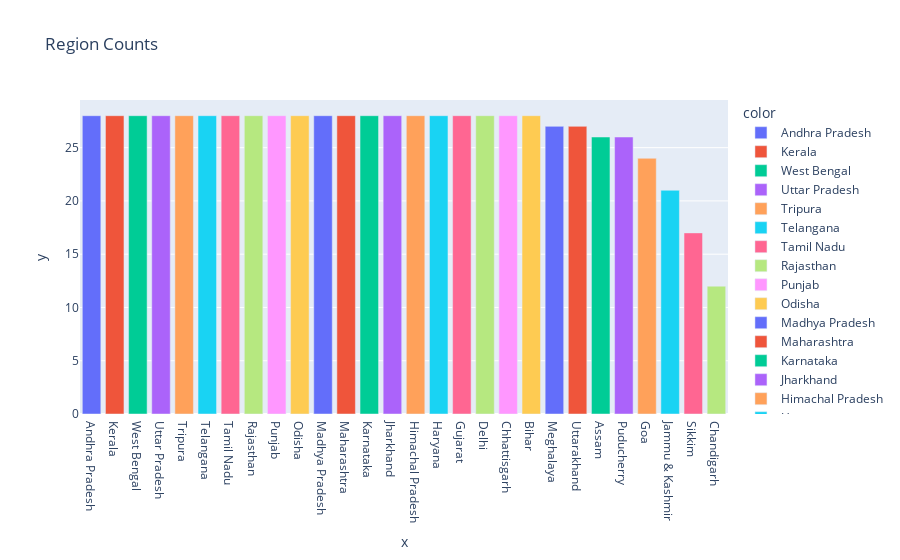

Notebook code for this chart:
### Code cell
px.bar(df,x=df['Region'].value_counts().keys(),y=df['Region'].value_counts(),color=df['Region'].value_counts().keys(),
       title='Region Counts')

### Figure 1 — Plotly figure (JSON) as saved in the notebook; plotly's stock layout.template omitted (floating-point values rounded to 4 significant figures)
{"data": [{"alignmentgroup": "True", "hovertemplate": "color=Andhra Pradesh<br>x=%{x}<br>y=%{y}<extra></extra>", "legendgroup": "Andhra Pradesh", "marker": {"color": "#636efa", "pattern": {"shape": ""}}, "name": "Andhra Pradesh", "offsetgroup": "Andhra Pradesh", "orientation": "v", "showlegend": true, "textposition": "auto", "type": "bar", "x": ["Andhra Pradesh"], "xaxis": "x", "y": [28], "yaxis": "y"}, {"alignmentgroup": "True", "hovertemplate": "color=Kerala<br>x=%{x}<br>y=%{y}<extra></extra>", "legendgroup": "Kerala", "marker": {"color": "#EF553B", "pattern": {"shape": ""}}, "name": "Kerala", "offsetgroup": "Kerala", "orientation": "v", "showlegend": true, "textposition": "auto", "type": "bar", "x": ["Kerala"], "xaxis": "x", "y": [28], "yaxis": "y"}, {"alignmentgroup": "True", "hovertemplate": "color=West Bengal<br>x=%{x}<br>y=%{y}<extra></extra>", "legendgroup": "West Bengal", "marker": {"color": "#00cc96", "pattern": {"shape": ""}}, "name": "West Bengal", "offsetgroup": "West Bengal", "orientation": "v", "showlegend": true, "textposition": "auto", "type": "bar", "x": ["West Bengal"], "xaxis": "x", "y": [28], "yaxis": "y"}, {"alignmentgroup": "True", "hovertemplate": "color=Uttar Pradesh<br>x=%{x}<br>y=%{y}<extra></extra>", "legendgroup": "Uttar Pradesh", "marker": {"color": "#ab63fa", "pattern": {"shape": ""}}, "name": "Uttar Pradesh", "offsetgroup": "Uttar Pradesh", "orientation": "v", "showlegend": true, "textposition": "auto", "type": "bar", "x": ["Uttar Pradesh"], "xaxis": "x", "y": [28], "yaxis": "y"}, {"alignmentgroup": "True", "hovertemplate": "color=Tripura<br>x=%{x}<br>y=%{y}<extra></extra>", "legendgroup": "Tripura", "marker": {"color": "#FFA15A", "pattern": {"shape": ""}}, "name": "Tripura", "offsetgroup": "Tripura", "orientation": "v", "showlegend": true, "textposition": "auto", "type": "bar", "x": ["Tripura"], "xaxis": "x", "y": [28], "yaxis": "y"}, {"alignmentgroup": "True", "hovertemplate": "color=Telangana<br>x=%{x}<br>y=%{y}<extra></extra>", "legendgroup": "Telangana", "marker": {"color": "#19d3f3", "pattern": {"shape": ""}}, "name": "Telangana", "offsetgroup": "Telangana", "orientation": "v", "showlegend": true, "textposition": "auto", "type": "bar", "x": ["Telangana"], "xaxis": "x", "y": [28], "yaxis": "y"}, {"alignmentgroup": "True", "hovertemplate": "color=Tamil Nadu<br>x=%{x}<br>y=%{y}<extra></extra>", "legendgroup": "Tamil Nadu", "marker": {"color": "#FF6692", "pattern": {"shape": ""}}, "name": "Tamil Nadu", "offsetgroup": "Tamil Nadu", "orientation": "v", "showlegend": true, "textposition": "auto", "type": "bar", "x": ["Tamil Nadu"], "xaxis": "x", "y": [28], "yaxis": "y"}, {"alignmentgroup": "True", "hovertemplate": "color=Rajasthan<br>x=%{x}<br>y=%{y}<extra></extra>", "legendgroup": "Rajasthan", "marker": {"color": "#B6E880", "pattern": {"shape": ""}}, "name": "Rajasthan", "offsetgroup": "Rajasthan", "orientation": "v", "showlegend": true, "textposition": "auto", "type": "bar", "x": ["Rajasthan"], "xaxis": "x", "y": [28], "yaxis": "y"}, {"alignmentgroup": "True", "hovertemplate": "color=Punjab<br>x=%{x}<br>y=%{y}<extra></extra>", "legendgroup": "Punjab", "marker": {"color": "#FF97FF", "pattern": {"shape": ""}}, "name": "Punjab", "offsetgroup": "Punjab", "orientation": "v", "showlegend": true, "textposition": "auto", "type": "bar", "x": ["Punjab"], "xaxis": "x", "y": [28], "yaxis": "y"}, {"alignmentgroup": "True", "hovertemplate": "color=Odisha<br>x=%{x}<br>y=%{y}<extra></extra>", "legendgroup": "Odisha", "marker": {"color": "#FECB52", "pattern": {"shape": ""}}, "name": "Odisha", "offsetgroup": "Odisha", "orientation": "v", "showlegend": true, "textposition": "auto", "type": "bar", "x": ["Odisha"], "xaxis": "x", "y": [28], "yaxis": "y"}, {"alignmentgroup": "True", "hovertemplate": "color=Madhya Pradesh<br>x=%{x}<br>y=%{y}<extra></extra>", "legendgroup": "Madhya Pradesh", "marker": {"color": "#636efa", "pattern": {"shape": ""}}, "name": "Madhya Pradesh", "offsetgroup": "Madhya Pradesh", "orientation": "v", "showlegend": true, "textposition": "auto", "type": "bar", "x": ["Madhya Pradesh"], "xaxis": "x", "y": [28], "yaxis": "y"}, {"alignmentgroup": "True", "hovertemplate": "color=Maharashtra<br>x=%{x}<br>y=%{y}<extra></extra>", "legendgroup": "Maharashtra", "marker": {"color": "#EF553B", "pattern": {"shape": ""}}, "name": "Maharashtra", "offsetgroup": "Maharashtra", "orientation": "v", "showlegend": true, "textposition": "auto", "type": "bar", "x": ["Maharashtra"], "xaxis": "x", "y": [28], "yaxis": "y"}, {"alignmentgroup": "True", "hovertemplate": "color=Karnataka<br>x=%{x}<br>y=%{y}<extra></extra>", "legendgroup": "Karnataka", "marker": {"color": "#00cc96", "pattern": {"shape": ""}}, "name": "Karnataka", "offsetgroup": "Karnataka", "orientation": "v", "showlegend": true, "textposition": "auto", "type": "bar", "x": ["Karnataka"], "xaxis": "x", "y": [28], "yaxis": "y"}, {"alignmentgroup": "True", "hovertemplate": "color=Jharkhand<br>x=%{x}<br>y=%{y}<extra></extra>", "legendgroup": "Jharkhand", "marker": {"color": "#ab63fa", "pattern": {"shape": ""}}, "name": "Jharkhand", "offsetgroup": "Jharkhand", "orientation": "v", "showlegend": true, "textposition": "auto", "type": "bar", "x": ["Jharkhand"], "xaxis": "x", "y": [28], "yaxis": "y"}, {"alignmentgroup": "True", "hovertemplate": "color=Himachal Pradesh<br>x=%{x}<br>y=%{y}<extra></extra>", "legendgroup": "Himachal Pradesh", "marker": {"color": "#FFA15A", "pattern": {"shape": ""}}, "name": "Himachal Pradesh", "offsetgroup": "Himachal Pradesh", "orientation": "v", "showlegend": true, "textposition": "auto", "type": "bar", "x": ["Himachal Pradesh"], "xaxis": "x", "y": [28], "yaxis": "y"}, {"alignmentgroup": "True", "hovertemplate": "color=Haryana<br>x=%{x}<br>y=%{y}<extra></extra>", "legendgroup": "Haryana", "marker": {"color": "#19d3f3", "pattern": {"shape": ""}}, "name": "Haryana", "offsetgroup": "Haryana", "orientation": "v", "showlegend": true, "textposition": "auto", "type": "bar", "x": ["Haryana"], "xaxis": "x", "y": [28], "yaxis": "y"}, {"alignmentgroup": "True", "hovertemplate": "color=Gujarat<br>x=%{x}<br>y=%{y}<extra></extra>", "legendgroup": "Gujarat", "marker": {"color": "#FF6692", "pattern": {"shape": ""}}, "name": "Gujarat", "offsetgroup": "Gujarat", "orientation": "v", "showlegend": true, "textposition": "auto", "type": "bar", "x": ["Gujarat"], "xaxis": "x", "y": [28], "yaxis": "y"}, {"alignmentgroup": "True", "hovertemplate": "color=Delhi<br>x=%{x}<br>y=%{y}<extra></extra>", "legendgroup": "Delhi", "marker": {"color": "#B6E880", "pattern": {"shape": ""}}, "name": "Delhi", "offsetgroup": "Delhi", "orientation": "v", "showlegend": true, "textposition": "auto", "type": "bar", "x": ["Delhi"], "xaxis": "x", "y": [28], "yaxis": "y"}, {"alignmentgroup": "True", "hovertemplate": "color=Chhattisgarh<br>x=%{x}<br>y=%{y}<extra></extra>", "legendgroup": "Chhattisgarh", "marker": {"color": "#FF97FF", "pattern": {"shape": ""}}, "name": "Chhattisgarh", "offsetgroup": "Chhattisgarh", "orientation": "v", "showlegend": true, "textposition": "auto", "type": "bar", "x": ["Chhattisgarh"], "xaxis": "x", "y": [28], "yaxis": "y"}, {"alignmentgroup": "True", "hovertemplate": "color=Bihar<br>x=%{x}<br>y=%{y}<extra></extra>", "legendgroup": "Bihar", "marker": {"color": "#FECB52", "pattern": {"shape": ""}}, "name": "Bihar", "offsetgroup": "Bihar", "orientation": "v", "showlegend": true, "textposition": "auto", "type": "bar", "x": ["Bihar"], "xaxis": "x", "y": [28], "yaxis": "y"}, {"alignmentgroup": "True", "hovertemplate": "color=Meghalaya<br>x=%{x}<br>y=%{y}<extra></extra>", "legendgroup": "Meghalaya", "marker": {"color": "#636efa", "pattern": {"shape": ""}}, "name": "Meghalaya", "offsetgroup": "Meghalaya", "orientation": "v", "showlegend": true, "textposition": "auto", "type": "bar", "x": ["Meghalaya"], "xaxis": "x", "y": [27], "yaxis": "y"}, {"alignmentgroup": "True", "hovertemplate": "color=Uttarakhand<br>x=%{x}<br>y=%{y}<extra></extra>", "legendgroup": "Uttarakhand", "marker": {"color": "#EF553B", "pattern": {"shape": ""}}, "name": "Uttarakhand", "offsetgroup": "Uttarakhand", "orientation": "v", "showlegend": true, "textposition": "auto", "type": "bar", "x": ["Uttarakhand"], "xaxis": "x", "y": [27], "yaxis": "y"}, {"alignmentgroup": "True", "hovertemplate": "color=Assam<br>x=%{x}<br>y=%{y}<extra></extra>", "legendgroup": "Assam", "marker": {"color": "#00cc96", "pattern": {"shape": ""}}, "name": "Assam", "offsetgroup": "Assam", "orientation": "v", "showlegend": true, "textposition": "auto", "type": "bar", "x": ["Assam"], "xaxis": "x", "y": [26], "yaxis": "y"}, {"alignmentgroup": "True", "hovertemplate": "color=Puducherry<br>x=%{x}<br>y=%{y}<extra></extra>", "legendgroup": "Puducherry", "marker": {"color": "#ab63fa", "pattern": {"shape": ""}}, "name": "Puducherry", "offsetgroup": "Puducherry", "orientation": "v", "showlegend": true, "textposition": "auto", "type": "bar", "x": ["Puducherry"], "xaxis": "x", "y": [26], "yaxis": "y"}, {"alignmentgroup": "True", "hovertemplate": "color=Goa<br>x=%{x}<br>y=%{y}<extra></extra>", "legendgroup": "Goa", "marker": {"color": "#FFA15A", "pattern": {"shape": ""}}, "name": "Goa", "offsetgroup": "Goa", "orientation": "v", "showlegend": true, "textposition": "auto", "type": "bar", "x": ["Goa"], "xaxis": "x", "y": [24], "yaxis": "y"}, {"alignmentgroup": "True", "hovertemplate": "color=Jammu & Kashmir<br>x=%{x}<br>y=%{y}<extra></extra>", "legendgroup": "Jammu & Kashmir", "marker": {"color": "#19d3f3", "pattern": {"shape": ""}}, "name": "Jammu & Kashmir", "offsetgroup": "Jammu & Kashmir", "orientation": "v", "showlegend": true, "textposition": "auto", "type": "bar", "x": ["Jammu & Kashmir"], "xaxis": "x", "y": [21], "yaxis": "y"}, {"alignmentgroup": "True", "hovertemplate": "color=Sikkim<br>x=%{x}<br>y=%{y}<extra></extra>", "legendgroup": "Sikkim", "marker": {"color": "#FF6692", "pattern": {"shape": ""}}, "name": "Sikkim", "offsetgroup": "Sikkim", "orientation": "v", "showlegend": true, "textposition": "auto", "type": "bar", "x": ["Sikkim"], "xaxis": "x", "y": [17], "yaxis": "y"}, {"alignmentgroup": "True", "hovertemplate": "color=Chandigarh<br>x=%{x}<br>y=%{y}<extra></extra>", "legendgroup": "Chandigarh", "marker": {"color": "#B6E880", "pattern": {"shape": ""}}, "name": "Chandigarh", "offsetgroup": "Chandigarh", "orientation": "v", "showlegend": true, "textposition": "auto", "type": "bar", "x": ["Chandigarh"], "xaxis": "x", "y": [12], "yaxis": "y"}], "layout": {"barmode": "relative", "legend": {"title": {"text": "color"}, "tracegroupgap": 0}, "title": {"text": "Region Counts"}, "xaxis": {"anchor": "y", "domain": [0, 1], "title": {"text": "x"}}, "yaxis": {"anchor": "x", "domain": [0, 1], "title": {"text": "y"}}}}
